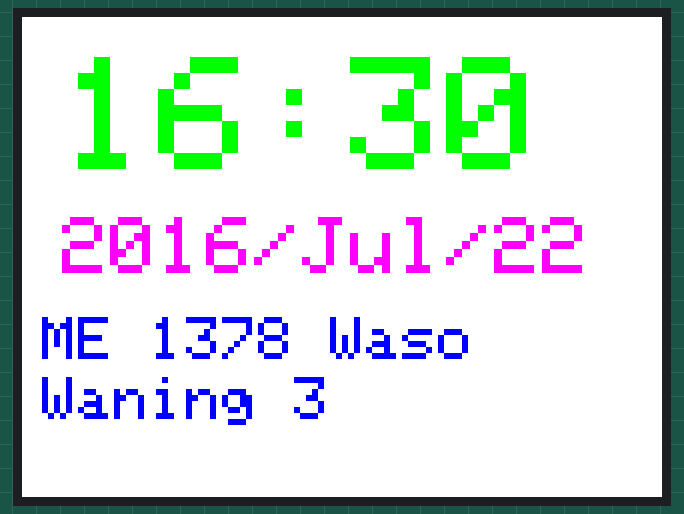
Recording of a sketch running on a simulated Arduino Uno, built with avr-gcc and run on an emulated ATmega328P. Shown: 320×240 colour display.

Above: at 0.3 s.

The sketch:

TFT_LCD_Simple.ino
```cpp
#include <Adafruit_GFX.h>    // Core graphics library
#include <Adafruit_TFTLCD.h> // Hardware-specific library

//The control pins for the LCD can be assigned to any digital or analog pins.
#define LCD_CS A3 // Chip Select
#define LCD_CD A2 // Command/Data
#define LCD_WR A1 // LCD Write
#define LCD_RD A0 // LCD Read
#define LCD_RESET A4 // Can alternately just connect to Arduino's reset pin

// When using the BREAKOUT BOARD only, use these 8 data lines to the LCD:
// For the Arduino Uno, Duemilanove, Diecimila, etc.:
//   D0 connects to digital pin 8  (Notice these are
//   D1 connects to digital pin 9   NOT in order!)
//   D2 connects to digital pin 2
//   D3 connects to digital pin 3
//   D4 connects to digital pin 4
//   D5 connects to digital pin 5
//   D6 connects to digital pin 6
//   D7 connects to digital pin 7
// For the Arduino Mega, use digital pins 22 through 29
// (on the 2-row header at the end of the board).

// Assign human-readable names to some common 16-bit color values:
#define  BLACK   0xFFFF
#define BLUE    0xFFE0
#define RED     0x07FF
#define GREEN   0xF81F
#define CYAN    0xF800
#define MAGENTA 0x07E0
#define YELLOW  0x001F
#define WHITE   0x0000

Adafruit_TFTLCD tft(LCD_CS, LCD_CD, LCD_WR, LCD_RD, LCD_RESET);

void setup(void) {
  tft.reset();
  tft.begin(0x9341);
  tft.setRotation(3);
  tft.fillScreen(BLACK);
}

void loop(void) {
    tft.setCursor(20,20);
    tft.setTextColor(RED&BLUE);
    tft.setTextSize(8);
    tft.println("16:30");

    tft.setCursor(20,100);
    tft.setTextColor(GREEN);
    tft.setTextSize(4);
    tft.println("2016/Jul/22");

    tft.setCursor(10,150);
    tft.setTextColor(YELLOW);
    tft.setTextSize(3);
    tft.println("ME 1378 Waso ");

    tft.setCursor(10,180);
    tft.setTextColor(YELLOW);
    tft.setTextSize(3);
    tft.println("Waning 3");
    delay(1000);
}
```
